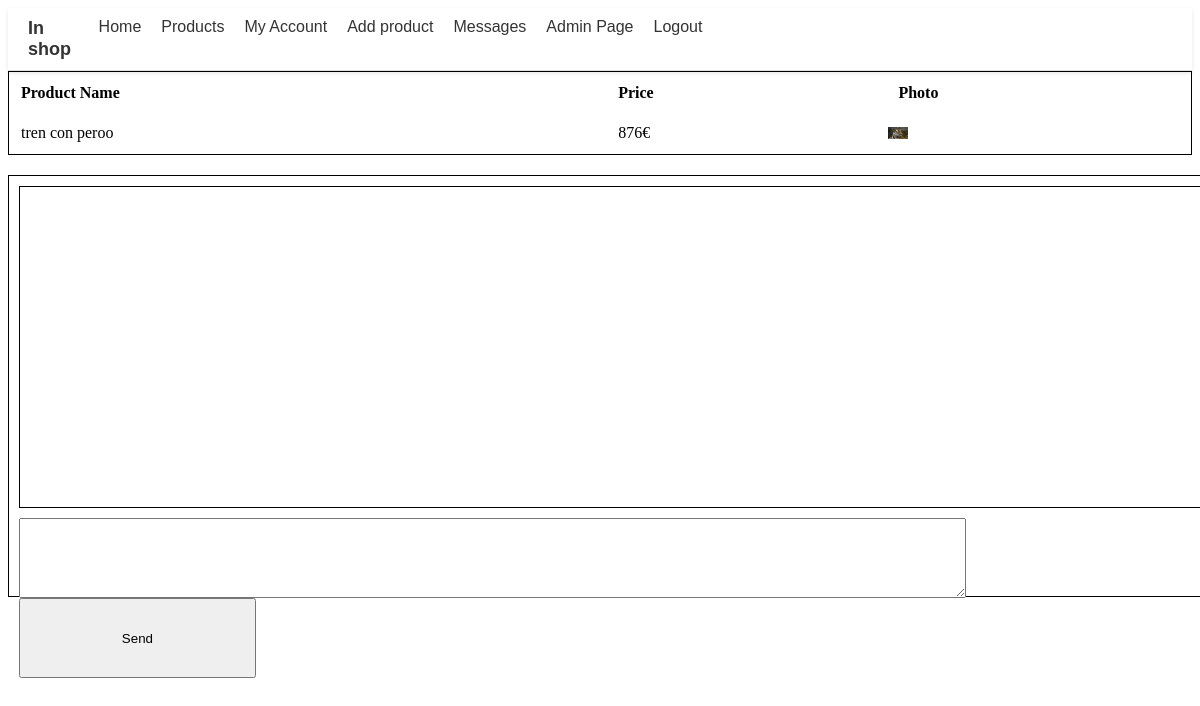
Before: /php/chat/chat_product.php?product_id=24 (signed in) with the older database file.
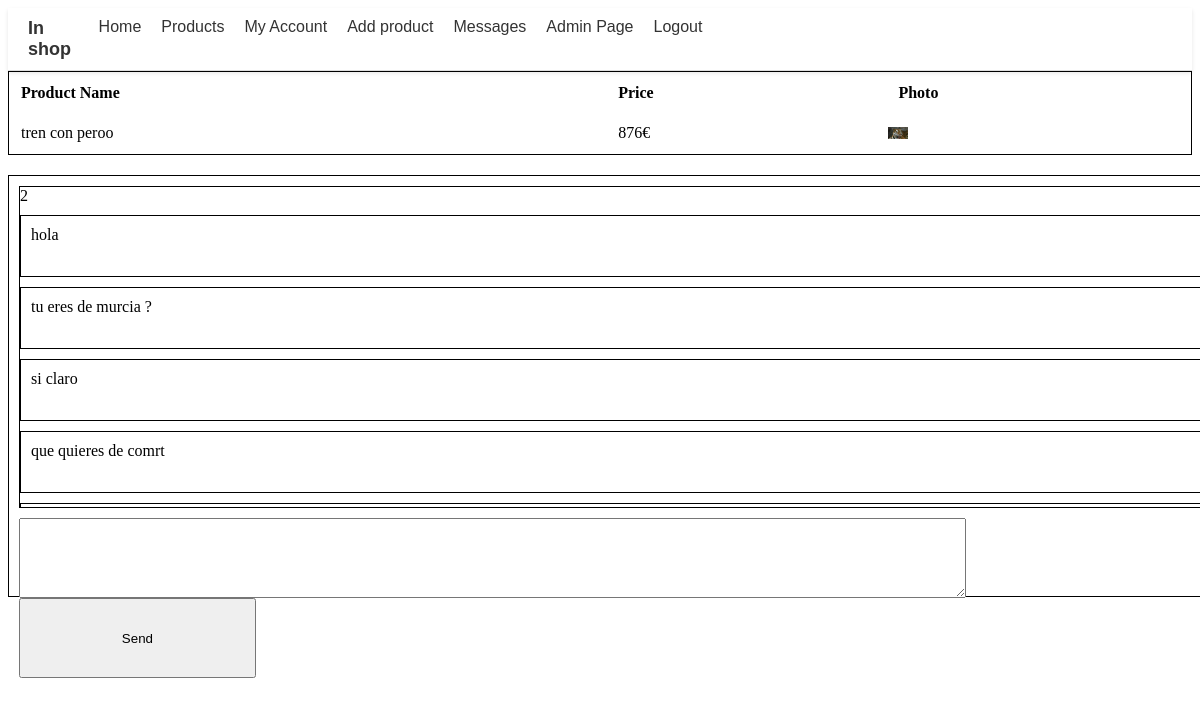
After: the same page with the newer database file.
### tables this page shows
CREATE TABLE `chat` (
  `chat_id` int(11) NOT NULL,
  `user_id_1` int(11) NOT NULL,
  `user_id_2` int(11) NOT NULL,
  `product_id` int(11) NOT NULL,
  `message` text NOT NULL,
  `date` date NOT NULL DEFAULT current_timestamp(),
  `seen` tinyint(1) NOT NULL DEFAULT current_timestamp()
);

CREATE TABLE `messages` (
  `chat_id` int(11) NOT NULL,
  `user_id_1` int(11) NOT NULL,
  `message` text NOT NULL,
  `mesage_date` date NOT NULL DEFAULT current_timestamp(),
  `user_id_2` int(11) NOT NULL
);

### php/chat/chat_product.php (the view, shortened to what this page needs)
<?php
include '../navbar.php';
function ft_get_product_info()
{
    $product_id = $_GET['product_id'];
    $connexion = ft_create_conexion();
    $sql = "SELECT * FROM product WHERE product_id = ?";
    $stmt = $connexion->prepare($sql);
    $stmt->bind_param("i", $product_id);
    $stmt->execute();
    $result = $stmt->get_result();
    if ($result->num_rows > 0)
    {
        $row = $result->fetch_assoc();
        return $row;
    }
    else
    {
        $connexion->close();
        return false;
    }
}
$product = ft_get_product_info();
function ft_get_photos($photo_folder)
{
    $photos = [];
    $folder_path = $_SERVER['DOCUMENT_ROOT'] . "/tfg_shop/images/products/" . $photo_folder;
    if (file_exists($folder_path)) {
        $files = scandir($folder_path);
        foreach ($files as $file)
        {
            if ($file != '.' && $file != '..')
            {
                $photos[] = $file;
            }
        }
    }
    return $photos;
}
function ft_print_table_product_info($product)
{
    echo "<table class='table table-bordered' style='width:100%; height:40px; border: 1px solid black;'>";
    echo "<tr style='text-align: left;'>";
    echo "<th style='padding: 10px;'>Product Name</th>";
    echo "<th style='padding: 10px;'>Price</th>";
    echo "<th style='padding: 10px;'>Photo</th>";
    echo "</tr>";
    echo "<tr style='vertical-align: middle;'>";
    echo "<td style='padding: 10px;'>" . $product['product_name'] . "</td>";
    echo "<td style='padding: 10px;'>" . $product['price'] . "€</td>";
    echo "<td style='padding: 0px; border: 0px;'width:100%; height:100%;>";
    $photos = ft_get_photos($product['photo']);
    echo "<div class='image-gallery' id='product-{$product['product_id']}' style='padding: 0px; border: 0px;'width:100%; height:100%;>";
    if (count($photos) > 0)
    {
        echo "<img src='/tfg_shop/images/products/{$product['photo']}/{$photos[0]}' width='20px'>";
    }
    echo "</div>";
    echo "</td>";
    echo "</tr>";
    echo "</table>";
}
function ft_get_chat_id($product)
{
    $product_id = $_GET['product_id'];
    $connexion = ft_create_conexion();
    $sql = "SELECT chat_id FROM chat WHERE product_id = ? && (user_id_1 = ? || user_id_2 = ?)";
    $stmt = $connexion->prepare($sql);
    $stmt->bind_param("iii", $product_id, $product['user_id'], $_COOKIE['user_id']);
    $stmt->execute();
    $result = $stmt->get_result();
    $row = $result->fetch_assoc();
    return $row['chat_id'];
}
function ft_get_chat_messages($chat_id)
{
    $connexion = ft_create_conexion();
    $sql = "SELECT * FROM messages WHERE chat_id = ?";
    $stmt = $connexion->prepare($sql);
    $stmt->bind_param("i", $chat_id);
    $stmt->execute();
    $result = $stmt->get_result();
    $messages = [];
    if ($result->num_rows > 0)
    {
        while ($row = $result->fetch_assoc())
        {
            $messages[] = $row;
        }
    }
    return $messages;
}
function ft_print_chat_messages($messages)
{
    foreach ($messages as $message)
    {
        echo "<div style='width: 100%; height: 40px; border: 1px solid black; margin-top: 10px; padding: 10px;'>";
        echo "<p style='margin: 0px;'>" . $message['message'] . "</p>";
        echo "</div>";
    }
}
?>
<!DOCTYPE html>
<html lang="en">
<head>
</head>
<body>
    <?php
        ft_print_table_product_info($product);
    ?>
<div id="chat-container" style="width: 100%; height: 400px; border: 1px solid black; margin-top: 20px; padding: 10px;">
        <div id="chat-box" style="width: 100%; height: 80%; border: 1px solid black; overflow-y: scroll;">
            <?php
                $chat_id = ft_get_chat_id($product);
                echo $chat_id;
                $messages = ft_get_chat_messages($chat_id);
                ft_print_chat_messages($messages);
            ?>
        </div>
        <div id="message-input" style="width: 100%; height: 20%; margin-top: 10px;">
            <textarea id="message-text" style="width: 80%; height: 100%;"></textarea>
            <button id="send-button" style="width: 20%; height: 100%;">Send</button>
        </div>
    </div>
</body>
</html>

Changed rows visible on the page:
added chat: chat_id "2"
added messages: message "hola"
added messages: message "tu eres de murcia ?"
added messages: message "si claro"
added messages: message "que quieres de comrt"
